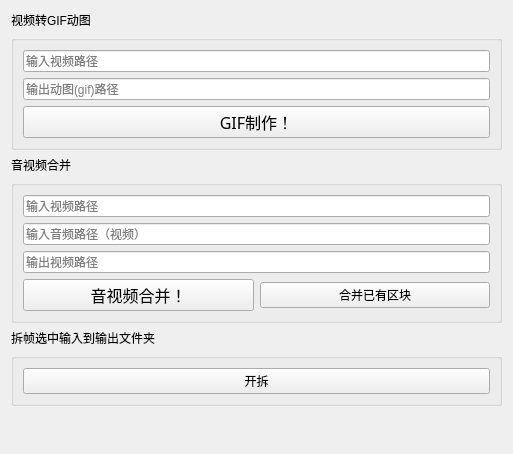
                     <widget class="QWidget" name="ToolBox">
                      <property name="geometry">
                       <rect>
                        <x>0</x>
                        <y>0</y>
                        <width>513</width>
                        <height>454</height>
                       </rect>
                      </property>
                      <attribute name="label">
                       <string>工具箱</string>
                      </attribute>
                      <layout class="QGridLayout" name="gridLayout_7">
                       <item row="2" column="0">
                        <layout class="QGridLayout" name="gridLayout_16">
                         <item row="0" column="0">
                          <widget class="QGroupBox" name="GifMaker">
                           <property name="title">
                            <string/>
                           </property>
                           <layout class="QGridLayout" name="gridLayout_25">
                            <item row="3" column="0">
                             <widget class="QPushButton" name="GifButton">
                              <property name="sizePolicy">
                               <sizepolicy hsizetype="Minimum" vsizetype="Fixed">
                                <horstretch>0</horstretch>
                                <verstretch>0</verstretch>
                               </sizepolicy>
                              </property>
                              <property name="font">
                               <font>
                                <family>Abril Fatface</family>
                                <pointsize>12</pointsize>
                               </font>
                              </property>
                              <property name="text">
                               <string>GIF制作！</string>
                              </property>
                             </widget>
                            </item>
                            <item row="0" column="0">
                             <widget class="MyLineWidget" name="GifInput">
                              <property name="sizePolicy">
                               <sizepolicy hsizetype="Preferred" vsizetype="Fixed">
                                <horstretch>0</horstretch>
                                <verstretch>0</verstretch>
                               </sizepolicy>
                              </property>
                              <property name="dragEnabled">
                               <bool>true</bool>
                              </property>
                              <property name="placeholderText">
                               <string>输入视频路径</string>
                              </property>
                             </widget>
                            </item>
                            <item row="2" column="0">
                             <widget class="MyLineWidget" name="GifOutput">
                              <property name="sizePolicy">
                               <sizepolicy hsizetype="Preferred" vsizetype="Fixed">
                                <horstretch>0</horstretch>
                                <verstretch>0</verstretch>
                               </sizepolicy>
                              </property>
                              <property name="dragEnabled">
                               <bool>true</bool>
                              </property>
                              <property name="placeholderText">
                               <string>输出动图(gif)路径</string>
                              </property>
                             </widget>
                            </item>
                           </layout>
                          </widget>
                         </item>
                         <item row="2" column="0">
                          <widget class="QGroupBox" name="VAConcat">
                           <property name="title">
                            <string/>
                           </property>
                           <layout class="QVBoxLayout" name="verticalLayout">
                            <item>
                             <widget class="MyLineWidget" name="ConcatInputV">
                              <property name="sizePolicy">
                               <sizepolicy hsizetype="Preferred" vsizetype="Fixed">
                                <horstretch>0</horstretch>
                                <verstretch>0</verstretch>
                               </sizepolicy>
                              </property>
                              <property name="dragEnabled">
                               <bool>true</bool>
                              </property>
                              <property name="placeholderText">
                               <string>输入视频路径</string>
                              </property>
                             </widget>
                            </item>
                            <item>
                             <widget class="MyLineWidget" name="ConcatInputA">
                              <property name="sizePolicy">
                               <sizepolicy hsizetype="Preferred" vsizetype="Fixed">
                                <horstretch>0</horstretch>
                                <verstretch>0</verstretch>
                               </sizepolicy>
                              </property>
                              <property name="dragEnabled">
                               <bool>true</bool>
                              </property>
                              <property name="placeholderText">
                               <string>输入音频路径（视频）</string>
                              </property>
                             </widget>
                            </item>
                            <item>
                             <widget class="MyLineWidget" name="OutputConcat">
                              <property name="sizePolicy">
                               <sizepolicy hsizetype="Preferred" vsizetype="Fixed">
                                <horstretch>0</horstretch>
                                <verstretch>0</verstretch>
                               </sizepolicy>
                              </property>
                              <property name="dragEnabled">
                               <bool>true</bool>
                              </property>
                              <property name="placeholderText">
                               <string>输出视频路径</string>
                              </property>
                             </widget>
                            </item>
                            <item>
                             <layout class="QHBoxLayout" name="horizontalLayout_2">
                              <item>
                               <widget class="QPushButton" name="ConcatButton">
                                <property name="sizePolicy">
                                 <sizepolicy hsizetype="Minimum" vsizetype="Fixed">
                                  <horstretch>0</horstretch>
                                  <verstretch>0</verstretch>
                                 </sizepolicy>
                                </property>
                                <property name="font">
                                 <font>
                                  <family>Abril Fatface</family>
                                  <pointsize>12</pointsize>
                                 </font>
                                </property>
                                <property name="text">
                                 <string>音视频合并！</string>
                                </property>
                               </widget>
                              </item>
                              <item>
                               <widget class="QPushButton" name="ConcatAllButton">
                                <property name="sizePolicy">
                                 <sizepolicy hsizetype="Minimum" vsizetype="Fixed">
                                  <horstretch>0</horstretch>
                                  <verstretch>0</verstretch>
                                 </sizepolicy>
                                </property>
                                <property name="text">
                                 <string>合并已有区块</string>
                                </property>
                               </widget>
                              </item>
                             </layout>
                            </item>
                           </layout>
                          </widget>
                         </item>
                         <item row="1" column="0">
                          <widget class="QLabel" name="ConcatLabel">
                           <property name="sizePolicy">
                            <sizepolicy hsizetype="Preferred" vsizetype="Fixed">
                             <horstretch>0</horstretch>
                             <verstretch>0</verstretch>
                            </sizepolicy>
                           </property>
                           <property name="text">
                            <string>音视频合并</string>
                           </property>
                          </widget>
                         </item>
                        </layout>
                       </item>
                       <item row="3" column="0">
                        <widget class="QLabel" name="ExtractLabel">
                         <property name="text">
                          <string>拆帧选中输入到输出文件夹</string>
                         </property>
                        </widget>
                       </item>
                       <item row="1" column="0">
                        <widget class="QLabel" name="GIFLabel">
                         <property name="sizePolicy">
                          <sizepolicy hsizetype="Preferred" vsizetype="Fixed">
                           <horstretch>0</horstretch>
                           <verstretch>0</verstretch>
                          </sizepolicy>
                         </property>
                         <property name="text">
                          <string>视频转GIF动图</string>
                         </property>
                        </widget>
                       </item>
                       <item row="5" column="0">
                        <spacer name="verticalSpacer">
                         <property name="orientation">
                          <enum>Qt::Vertical</enum>
                         </property>
                         <property name="sizeHint" stdset="0">
                          <size>
                           <width>20</width>
                           <height>40</height>
                          </size>
                         </property>
                        </spacer>
                       </item>
                       <item row="4" column="0">
                        <widget class="QGroupBox" name="groupBox_8">
                         <property name="title">
                          <string/>
                         </property>
                         <layout class="QGridLayout" name="gridLayout_23">
                          <item row="0" column="0">
                           <widget class="QPushButton" name="StartExtractButton">
                            <property name="text">
                             <string>开拆</string>
                            </property>
                           </widget>
                          </item>
                         </layout>
                        </widget>
                       </item>
                      </layout>
                     </widget>
